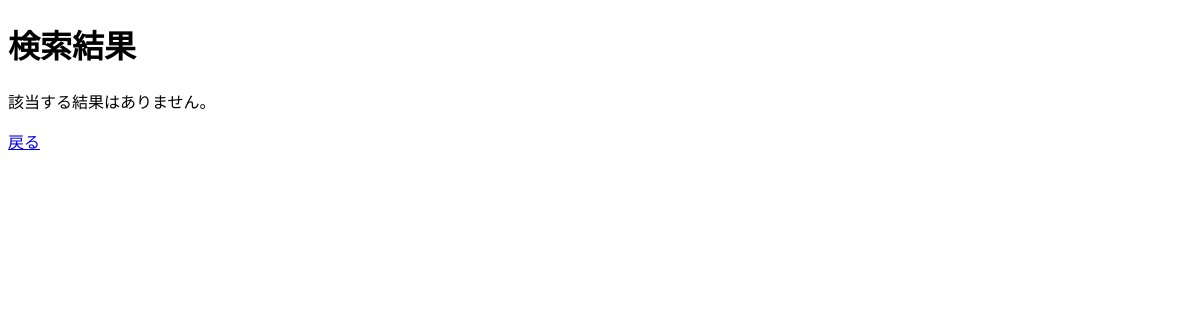
The page /search-results/ on the database as committed earlier.
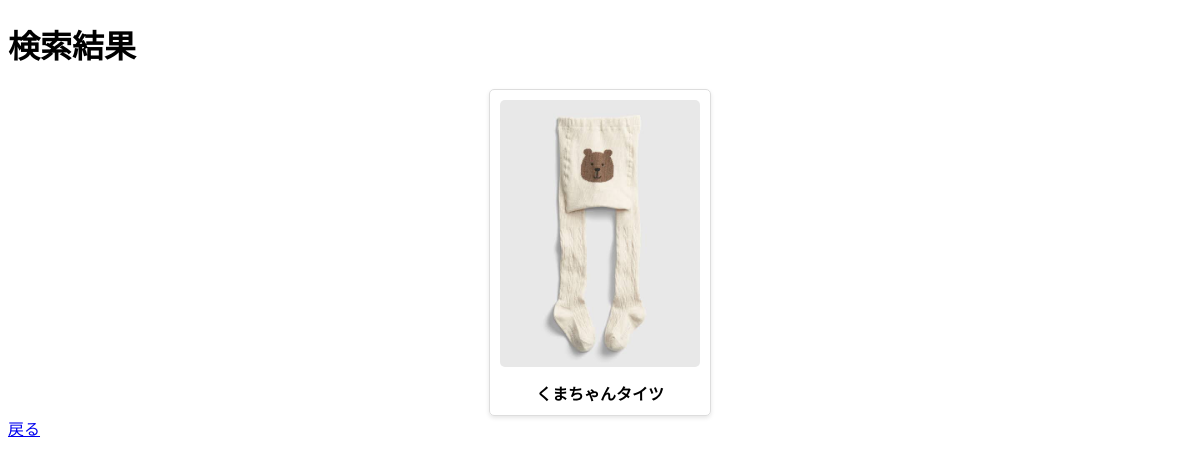
The same page on the database as committed later.
### app/models.py (models this page shows)
class Clothes(models.Model):
    GENDER_CHOICES = [
        ('Male', '男性'),
        ('Female', '女性'),
        ('Other', 'その他'),
    ]
    SIZE_CHOICES = [
        ('50~60', '50~60'),
        ('70', '70'),
        ('80', '80'),
        ('90', '90'),
        ('100', '100'),
        ('110', '110'),
        ('120', '120'),
        ('130', '130'),
        ('140', '140'),
    ]
    GENRE_CHOICES = [
        ('tops', 'トップス'),
        ('skirts', 'スカート'),
        ('outer', 'アウター'),
        ('onepiece', 'ワンピース'),
        ('pants', 'パンツ'),
        ('hat', '帽子'),
        ('maternity', 'マタニティ'),
        ('baby', 'ベビー'),
        ('other', 'その他'),
    ]
    COLOR_CHOICES = [
        ('white', '白'),
        ('black', '黒'),
        ('gray', 'グレー'),
        ('brown', '茶'),
        ('beige', 'ベージュ'),
        ('green', '緑'),
        ('blue', '青'),
        ('purple', '紫'),
        ('yellow', '黄'),
        ('pink', 'ピンク'),
        ('red', '赤'),
        ('orange', 'オレンジ'),
        ('other', 'その他'),
    ]
    title = models.CharField(max_length=50)
    size = models.CharField(max_length=10, choices=SIZE_CHOICES)
    genre = models.CharField(max_length=20, choices=GENRE_CHOICES)
    gender = models.CharField(max_length=10, choices=GENDER_CHOICES, default='Unisex')
    color = models.CharField(max_length=10, choices=COLOR_CHOICES)
    price = models.DecimalField(max_digits=10, decimal_places=2, null=True, blank=True)
    memo = models.TextField(null=True, blank=True)
    image = models.ImageField(upload_to='clothes_images/', null=True, blank=True)
    def __str__(self):
        return f"{self.get_gender_display()} {self.size} {self.color} {self.genre}"

### app/views.py (the view)
# urls.py: path('search-results/', SearchResultsView.as_view(), name='search-results'),
class SearchResultsView(ListView):
    model = Clothes
    template_name = 'search_results.html'
    context_object_name = 'clothes'
    def get_queryset(self):
        queryset = Clothes.objects.all()
        gender = self.request.GET.get('gender')
        size = self.request.GET.get('size')
        color = self.request.GET.get('color')
        genre = self.request.GET.get('genre')
        print(f"検索条件: gender={gender}, size={size}, color={color}, genre={genre}")
        query = Q()
        if gender:
            query |= Q(gender=gender)
        if size:
            query |= Q(size=size)
        if color:
            query |= Q(color=color)
        if genre:
            query |= Q(genre=genre)
        if query:
            queryset = queryset.filter(query)
        print(f"フィルタリング結果: {queryset}")
        return queryset

### app/templates/search_results.html (shortened to what this page needs)
<!DOCTYPE html>
<html lang="ja">
<head>
</head>
<body>
    <h1>検索結果</h1>
    {% if clothes %}
        <div class="results-container">
            {% for item in clothes %}
            <div class="result-item">
                <a href="{% url 'clothes_detail' item.id %}">
                    <img src="{{ item.image.url }}" alt="{{ item.title }}">
                </a>
                <div class="result-item-title">{{ item.title }}</div>
            </div>
            {% endfor %}
        </div>
    {% else %}
        <p>該当する結果はありません。</p>
    {% endif %}
    <a href="{% url 'clothes' %}">戻る</a>
</body>
</html>

Rows that differ between the two databases and show on the page:
added Clothes: image (picture), title "くまちゃんタイツ"
Other text that changed with them:
text no longer shown: "該当する結果はありません。"
